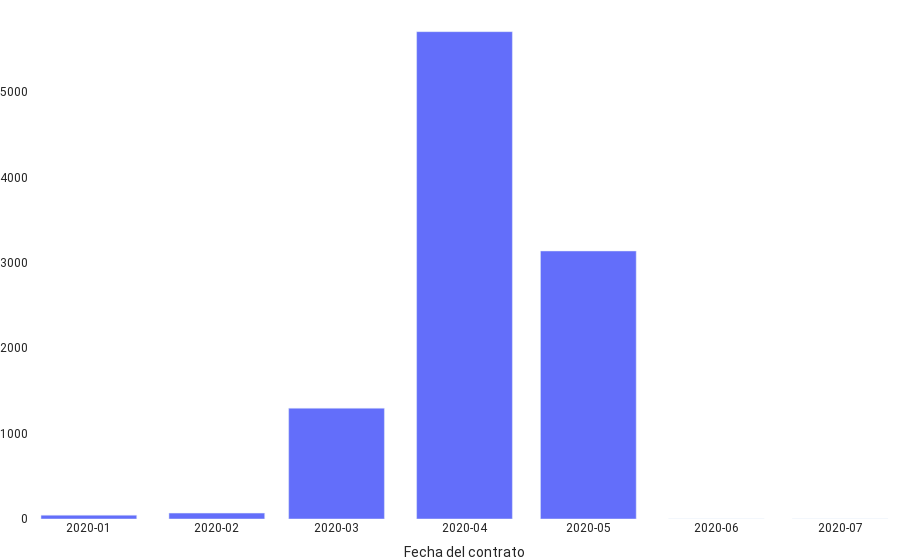

The notebook cell this image was saved under:
### Code cell
fig = go.Figure(data=[
    go.Bar(x=graph_df['Mes del contrato'].astype(str), y=graph_df['Num contratos']),
])
# Change the bar mode
fig.update_layout(
    xaxis_tickformat = '%B <br>%Y'
)

fig.update_layout(
    xaxis = dict(
        tickmode = 'array',
        tickvals = graph_df['Mes del contrato'].astype(str).unique(),
        ticktext = graph_df['Mes del contrato'].astype(str).unique()
    )
)
fig.update_layout(
    font=dict(
        color="#252525",
        family="Roboto"
    ),
    paper_bgcolor='rgba(0,0,0,0)',
    plot_bgcolor='rgba(0,0,0,0)',
    xaxis_title="Fecha del contrato",
    margin={"r":0,"t":0,"l":0,"b":0}
)
fig.show()

### Figure 1 — Plotly figure (JSON) as saved in the notebook; plotly's stock layout.template omitted (floating-point values rounded to 4 significant figures)
{"data": [{"type": "bar", "x": ["2020-01", "2020-02", "2020-03", "2020-04", "2020-05", "2020-06", "2020-07"], "y": [45, 69, 1298, 5708, 3139, 1, 1]}], "layout": {"font": {"color": "#252525", "family": "Roboto"}, "margin": {"b": 0, "l": 0, "r": 0, "t": 0}, "paper_bgcolor": "rgba(0,0,0,0)", "plot_bgcolor": "rgba(0,0,0,0)", "xaxis": {"tickformat": "%B <br>%Y", "tickmode": "array", "ticktext": ["2020-01", "2020-02", "2020-03", "2020-04", "2020-05", "2020-06", "2020-07"], "tickvals": ["2020-01", "2020-02", "2020-03", "2020-04", "2020-05", "2020-06", "2020-07"], "title": {"text": "Fecha del contrato"}}}}
